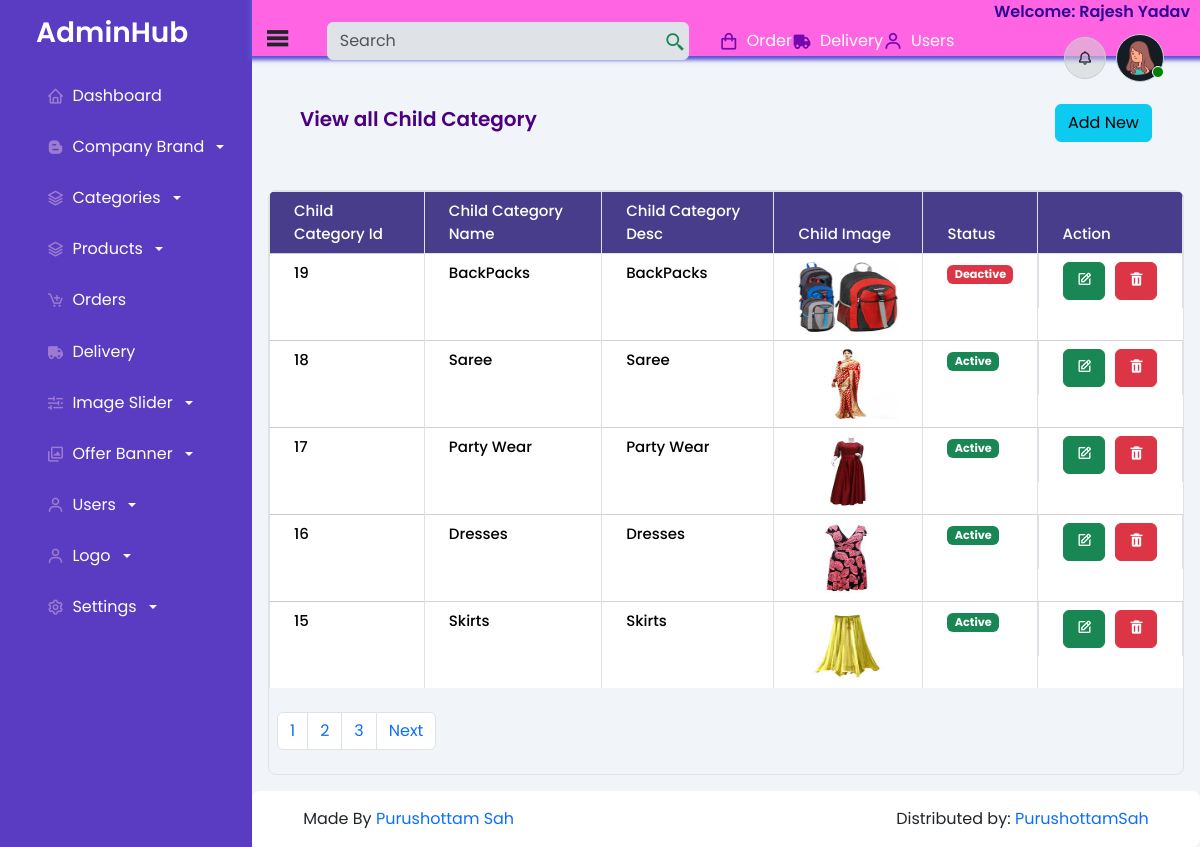
Screenshot of /admin/view_child_category.php (signed in) with the database file from the repository.
### tables this page shows
CREATE TABLE `child_cate_db` (
  `child_id` int(11) NOT NULL,
  `csubcate_name` varchar(255) NOT NULL,
  `c_catedesc` text NOT NULL,
  `c_cateimg` varchar(255) NOT NULL,
  `c_catepopular` tinyint(4) NOT NULL DEFAULT 0,
  `c_catestatus` tinyint(4) NOT NULL DEFAULT 0
);

### admin/view_child_category.php (the view, shortened to what this page needs)
<?php include "includes/header.php";
?>
<?php include "includes/sidebar.php" ?>
<?php include "includes/navbar.php" ?>
<section id="mainContent">
    <div class="viewcategory d-flex">
        <span>View all Child Category</span>
        <a href="add_child_subcate.php"><span><button class="btn btn-info">Add New</button></span></a>
    </div>
    <div class="tableform">
        <div class="table-responsive">
            <table class="table table-striped table-hover table-bordered">
                <thead>
                    <tr class="bg-primary text-white order-header">
                        <th scope="col">Child Category Id</th>
                        <th scope="col">Child Category Name</th>
                        <th scope="col">Child Category Desc</th>
                        <th scope="col">Child Image</th>
                        <th scope="col">Status</th>
                        <th scope="col">Action</th>
                    </tr>
                </thead>
                <tbody>
                    <?php
                    $page_limit = 5;
                    if (isset($_GET['page'])) {
                        $pages = $_GET['page'];
                    } else {
                        $pages = 1;
                    }
                    $offset = ($pages - 1) * $page_limit;
                    require("process/config.php");
                    $view_child_cate = "SELECT * FROM child_cate_db ORDER BY child_id DESC LIMIT $offset, $page_limit";
                    $view_child_cate_query = mysqli_query($conn, $view_child_cate);
                    if ($view_child_cate_query->num_rows > 0) {
                        while ($row = $view_child_cate_query->fetch_assoc()) {
                    ?>
                            <tr>
                                <td><?= $row['child_id'] ?></td>
                                <td><?= $row['csubcate_name'] ?></td>
                                <td><?= $row['c_catedesc'] ?></td>
                                <td><img src="process/upload/childcategory/<?= $row['c_cateimg'] ?>" alt="cate_img" height="70" width="100"></td>
                                <td><span class="badge <?= $row['c_catestatus'] == '1' ? 'text-bg-success' : 'text-bg-danger' ?>"><?= $row['c_catestatus'] == '0' ? 'Deactive' : 'Active' ?></span></td>
                                <td class="d-flex">
                                    <div>
                                        <a href="update_child_cate.php?id=<?= $row['child_id'] ?> & csubcate_name = <?= $row['csubcate_name'] ?> & c_cateimage = <?= $row['c_cateimg'] ?> & c_catedesc=<?= $row['c_catedesc'] ?>  & c_catestatus=<?= $row['c_catestatus'] ?>  & c_catepopular=<?= $row['c_catepopular'] ?> "><button class="btn btn-success"><i class='bx bx-edit'></i></button></a>
                                    </div>
                                    <div>
                                        <form action="process/delete_child_cate.php" method="post" onsubmit="return confirm('Are you sure want to delete?')">
                                            <button type="submit" name="submit" class="btn btn-danger"><i class='bx bxs-trash'></i></button>
                                        </form>
                                    </div>
                                </td>
                            </tr>
                    <?php
                        }
                    } else {
                        echo "<td><span>No Records Found!!</span></td>";
                    }
                    ?>
                </tbody>
            </table>
            <div class="table-pagination-bottom my-4 mx-2">
                <nav aria-label="Page navigation example">
                    <?php
                    $total_records = "SELECT * FROM child_cate_db";
                    $total_records_query = mysqli_query($conn, $total_records);
                    $result = mysqli_num_rows($total_records_query);
                    $total_pages = $result;
                    $display_page = ceil($total_pages / $page_limit);
                    ?>
                    <ul class="pagination">
                        <?php
                        for ($i = 1; $i <= $display_page; $i++) {
                        ?>
                            <li class="page-item"><a class="page-link" href="view_child_category.php?page=<?= $i ?>"><?= $i ?></a></li>
                        <?php
                        }
                        ?>
                        <?php if ($pages < $display_page) : ?>
                            <li class="page-item"><a class="page-link" href="view_child_category.php?page=<?= $pages + 1 ?>">Next</a></li>
                        <?php endif; ?>
                    </ul>
                </nav>
            </div>
        </div>
    </div>
</section>
<?php include "includes/footer.php" ?>

### admin/css/viewcategory.css (style rules this page uses)
.viewcategory { margin: 3rem 2rem; justify-content: space-between; }
.viewcategory span { font-size: 20px; color: indigo; font-weight: 600; }

### admin/css/admins.css (style rules this page uses)
* { margin: 0; padding: 0; box-sizing: border-box; }
a { text-decoration: none !important; }
body { background: #f1f5f9 !important; font-family: "Poppins", sans-serif !important; }
:root { --bs-blue: #0d6efd; --bs-indigo: #6610f2; --bs-purple: #6f42c1; --bs-pink: #d63384; --bs-red: #dc3545; --bs-orange: #fd7e14; --bs-yellow: #f59e0b; --bs-green: #198754; --bs-teal: #20c997; --bs-cyan: #0ea5e9; --bs-black: #000; --bs-gray: #637381; --bs-gray-dark: #212b36; --bs-gray-200: #f4f6f8; --bs-gray-300: #dfe3e8; --bs-gray-400: #c4cdd5; --bs-gray-500: #919eab; --bs-gray-600: #637381; --bs-gray-700: #454f5b; --bs-gray-800: #212b36; --bs-gray-900: #161c24; --bs-primary: #624bff; --bs-secondary: #637381; --bs-success: #198754; --bs-info: #0ea5e9; --bs-warning: #f59e0b; --bs-danger: #dc3545; --bs-light: #f1f5f9; --bs-dark: #212b36; --bs-white: #fff; --bs-light-primary: #e0dcfe; --bs-light-danger: #fbebec; --bs-light-info: #e7fafe; --bs-light-warning: #fff3cd; --bs-light-secondary: #e9ecef; --bs-light-success: #eaf6ec; --bs-light-dark: #d1cfd8; --bs-dark-primary: #593cc1; --bs-dark-warning: #c28135; --bs-dark-info: #51a0c2; --bs-dark-danger: #ae302e; --bs-dark-success: #139a74; --bs-dark-secondary: #5c596d; --bs-primary-rgb: 98, 75, 255; --bs-secondary-rgb: 99, 115, 129; --bs-success-rgb: 25, 135, 84; --bs-info-rgb: 14, 165, 233; --bs-warning-rgb: 245, 158, 11; --bs-danger-rgb: 220, 53, 69; --bs-white-pink: #ff64e3; --bs-table-accent-bg: transparent; }
tbody, td, tfoot, th, thead, tr { color: #00000094; font-size: 15px; font-weight: 500; text-align: center !important; padding: 0.75rem 1.5rem !important; border-bottom-width: 1px !important; box-shadow: inset 0 0 0 9999px var(--bs-table-accent-bg) !important; border-bottom: 1px solid #d1d3d5 !important; }
tbody, td, tfoot, th, thead, tr:last-child { border-bottom: transparent !important; }
.table thead tr { padding: 1rem !important; }
tbody { background: white !important; }
.d-flex { display: flex !important; gap: 10px; }
.table-responsive { border: 1px solid var(--bs-gray-300); border-radius: 8px; width: 100%; margin-top: 2rem; }
table.poject-info tbody tr, td:first-child { border-top: 1px solid var(--bs-gray-400); }
.poject-info thead tr, th { text-align: start !important; }
.poject-info tbody tr, td { text-align: start !important; }

### admin/css/dashboards.css (style rules this page uses)
.header-section, #mainContent { margin: 1rem; }
.order-header { color: white !important; border-radius: 10px !important; }
table.table.table-striped.table-hover.table-bordered thead tr th { background: darkslateblue; color: white; }

### admin/assets/responsive/main.css (style rules this page uses)
@media only screen and (max-width: 1200px) { tbody, td, tfoot, th, thead, tr { padding: 0.5rem 1.5rem !important; } }

### rows the page displays
child_cate_db: child_id "19", csubcate_name "BackPacks", c_catedesc "BackPacks", c_cateimg (picture), c_catestatus "Deactive"
child_cate_db: child_id "18", csubcate_name "Saree", c_catedesc "Saree", c_cateimg (picture), c_catestatus "Active"
child_cate_db: child_id "17", csubcate_name "Party Wear", c_catedesc "Party Wear", c_cateimg (picture), c_catestatus "Active"
child_cate_db: child_id "16", csubcate_name "Dresses", c_catedesc "Dresses", c_cateimg (picture), c_catestatus "Active"
child_cate_db: child_id "15", csubcate_name "Skirts", c_catedesc "Skirts", c_cateimg (picture), c_catestatus "Active"

### other values shown
$_SESSION['uname'] "Rajesh Yadav"
